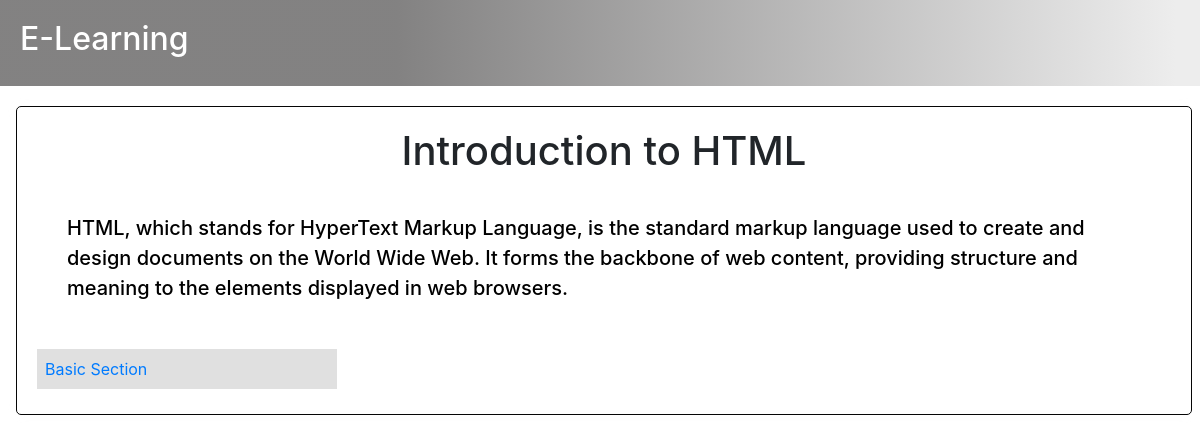
Before: /html/hintro/ (signed in) with the older database file.
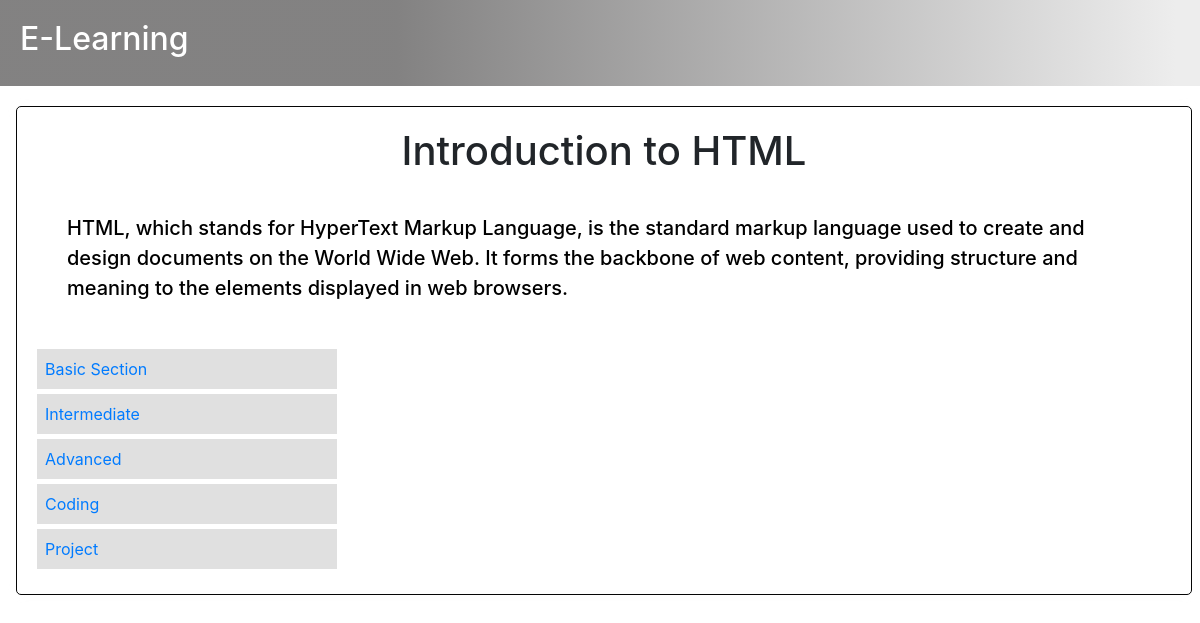
After: the same page with the newer database file.
### exam/models.py (models this page shows)
class TestResult(models.Model):
    user = models.ForeignKey(CustUser, on_delete=models.CASCADE)
    options=(
        ('Basic','Basic'),
        ('BasicHTML','BasicHTML'),
        ('BasicPHP','BasicPHP'),
        ('Intermediate','Intermediate'),
        ('IntermediateHTML','IntermediateHTML'),
        ('IntermediatePHP','IntermediatePHP'),
        ('Advanced','Advanced'),
        ('AdvancedHTML','AdvancedHTML'),
        ('AdvancedPHP','AdvancedPHP')
    )
    section=models.CharField(max_length=100,choices=options,default='Basic')
    score = models.IntegerField()
    date_taken = models.DateTimeField(auto_now_add=True)
    is_active_fields = models.BooleanField(default = False,null=True,blank = True)

### exam2/views.py (the view)
# urls.py: path('hintro/',htmlintro.as_view(),name='htmlintro'),
class htmlintro(TemplateView):
    template_name = 'htmlintro.html'
    def get_context_data(self, **kwargs):
        context = super().get_context_data(**kwargs)
        context['data'] = TestResult.objects.filter(user=self.request.user)
        return context

### exam2/templates/htmlintro.html (shortened to what this page needs)
<!DOCTYPE html>
<html>
<head>
  <link rel="stylesheet" href="https://cdn.jsdelivr.net/npm/bootstrap@4.6.2/dist/css/bootstrap.min.css">
</head>
<body>
    {% load static %}
    {% load static %}
<section id="one">
    <nav class="navbar">
        <div class="nav-logo">
             <a href="{% url 'h' %}"><h2>E-Learning</h2></a>
        </div>
    </nav>
</section>
    <div class="ml-3">
        <div id="section1" class="section active mr-2 mb-2">
            <link rel="stylesheet" href="{% static 'js/home.js' %}">
       <h1 style="text-align: center;">Introduction to HTML</h1>
    <p style=" color: black; font-size:20px; padding: 30px; font-weight: 500;">HTML, which stands for HyperText Markup Language, is the standard markup language used to create and design documents on the World Wide Web. It forms the backbone of web content, providing structure and meaning to the elements displayed in web browsers.</p>
    <div class="vstack gap-3">
        <div class="p-2"><a href="{% url 'basichtml' %}">Basic Section</a></div>
        {% for i in data %}
            {% if i.section == 'BasicHTML' and i.score > 7 %}
                <div class="p-2"><a href="{% url 'interhtml' %}">Intermediate</a></div>
            {% endif %}
            {% if i.section == 'IntermediateHTML' and i.score > 7 %}
                <div class="p-2"><a href="{% url 'advhtml' %}">Advanced</a></div>
            {% endif %}
            {% if i.section == 'AdvancedHTML' and i.score > 7 %}
                <div class="p-2"><a href="{% url 'htmlcoding' %}">Coding</a></div>
                <div class="p-2"><a href="{% url 'upload_project2' %}">Project</a></div>
            {% endif %}
        {% endfor %}
    </div>
        </div>
    </div>
</body>
</html>

### exam2/templates/htmlintro.html (style rules this page uses)
.navbar { background: rgb(124,123,123); background: linear-gradient(90deg, rgba(124,123,123,0.9501050420168067) 33%, rgba(237,237,237,1) 98%); color: white; overflow: hidden; padding: 20px ; line-height: 2; }
.navbar a { float: left; display: block; color: white; text-align: center; font-size: 17px; text-decoration: none; }
.section { display: none; padding: 20px; border: 1px solid #060606; border-radius: 5px; margin-top: 20px; box-shadow: 0 0 10px rgba(250, 248, 248, 0.1); }
.active { display: block; }
.vstack > div { background-color: #e0e0e0; border-radius: 0px; padding: 10px; margin-bottom: 5px; transition: background-color 0.3s ease; max-width: 300px; overflow: hidden; text-overflow: ellipsis; white-space: nowrap; }

Changed rows visible on the page:
added TestResult: section "Intermediate"
added TestResult: section "Advanced"
added TestResult: section "Coding"
